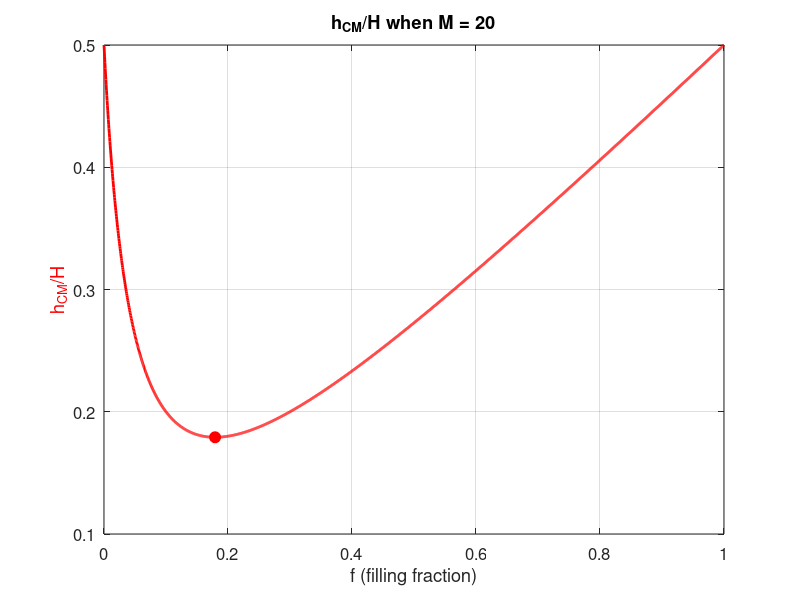

This chart was generated by the following MATLAB code:
% hCM/H as a function of M and f
hCM_over_H = @(M, f) 0.5 * ((1 + M .* f.^2) ./ (1 + M .* f));

% Parameter and sampling for plotting
M        = 20;
f_values = linspace(0, 1, 2000);

% Values for plotting
h_values = hCM_over_H(M, f_values);

% Analytic minimum: f* = (sqrt(1+M) - 1)/M
f_min   = (sqrt(1 + M) - 1) / M;
h_min   = hCM_over_H(M, f_min);

% Plot
figure;
plot(f_values, h_values, 'r-', 'LineWidth', 2); hold on;
plot(f_min, h_min, 'ro', 'MarkerSize', 8, 'MarkerFaceColor', 'r');

xlabel('f (filling fraction)');
ylabel('h_{CM}/H', 'Color', 'r');
title(sprintf('h_{CM}/H when M = %d', M));
ylim([0.1, 0.5]);
grid on; box on;
set(gca, 'FontSize', 12);

% Print minimum with high precision
fprintf('Minimum h_{CM}/H: %.12f\n', h_min);
fprintf('Corresponding f value: %.12f\n', f_min);
